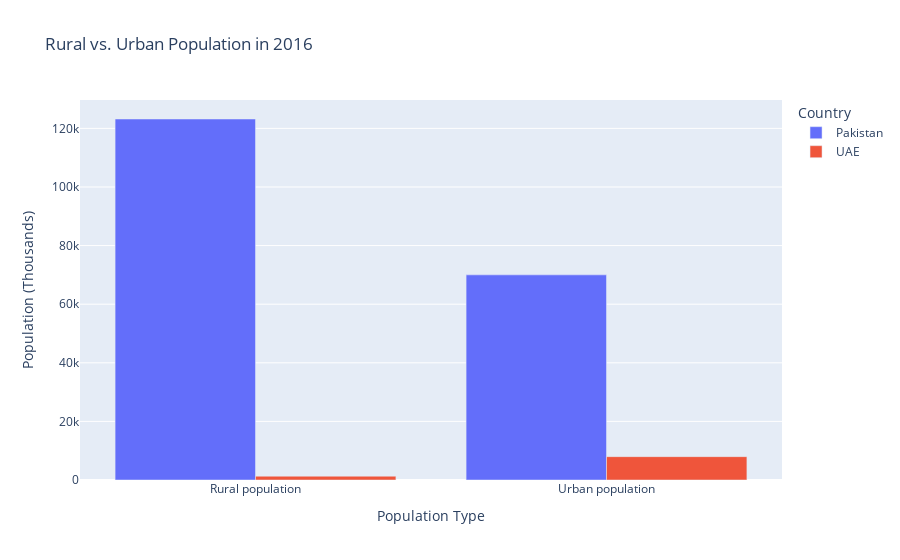

The notebook cell saved with this chart:
### Markdown cell above
## 3- Bar Chart: Rural vs Urban Population for a Given Year

### Code cell
year_selected = 2016  # Change to any year you want
df_selected = df[df["Year"] == year_selected]

fig = px.bar(df_selected, x="Element", y="Value", color="Country",
             barmode="group",
             title=f"Rural vs. Urban Population in {year_selected}",
             labels={"Value": "Population (Thousands)", "Element": "Population Type"})

fig.show()

### Figure 1 — Plotly figure (JSON) as saved in the notebook; plotly's stock layout.template omitted (floating-point values rounded to 4 significant figures)
{"data": [{"alignmentgroup": "True", "hovertemplate": "Country=Pakistan<br>Population Type=%{x}<br>Population (Thousands)=%{y}<extra></extra>", "legendgroup": "Pakistan", "marker": {"color": "#636efa", "pattern": {"shape": ""}}, "name": "Pakistan", "offsetgroup": "Pakistan", "orientation": "v", "showlegend": true, "textposition": "auto", "type": "bar", "x": ["Rural population", "Urban population"], "xaxis": "x", "y": [123200.0, 70010.0], "yaxis": "y"}, {"alignmentgroup": "True", "hovertemplate": "Country=UAE<br>Population Type=%{x}<br>Population (Thousands)=%{y}<extra></extra>", "legendgroup": "UAE", "marker": {"color": "#EF553B", "pattern": {"shape": ""}}, "name": "UAE", "offsetgroup": "UAE", "orientation": "v", "showlegend": true, "textposition": "auto", "type": "bar", "x": ["Rural population", "Urban population"], "xaxis": "x", "y": [1301.0, 7969.0], "yaxis": "y"}], "layout": {"barmode": "group", "legend": {"title": {"text": "Country"}, "tracegroupgap": 0}, "title": {"text": "Rural vs. Urban Population in 2016"}, "xaxis": {"anchor": "y", "domain": [0, 1], "title": {"text": "Population Type"}}, "yaxis": {"anchor": "x", "domain": [0, 1], "title": {"text": "Population (Thousands)"}}}}
